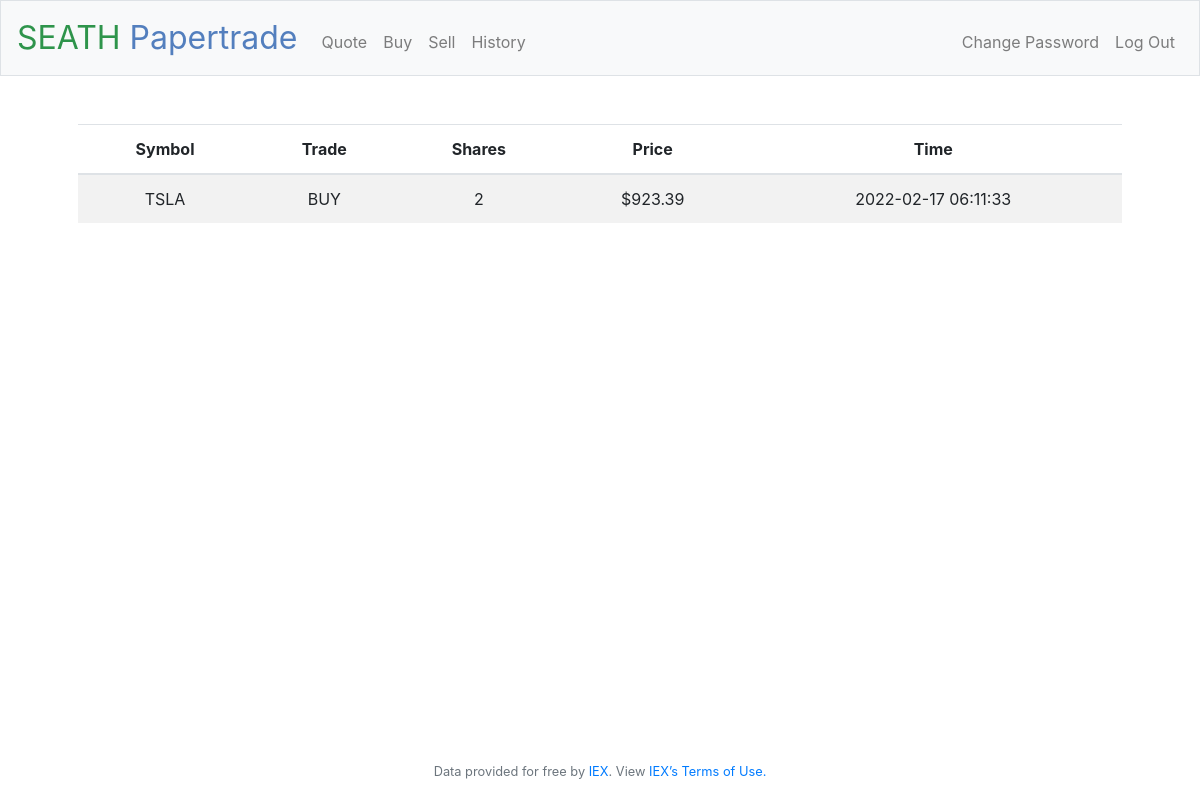
/history (signed in), run on an earlier commit of the app's database.
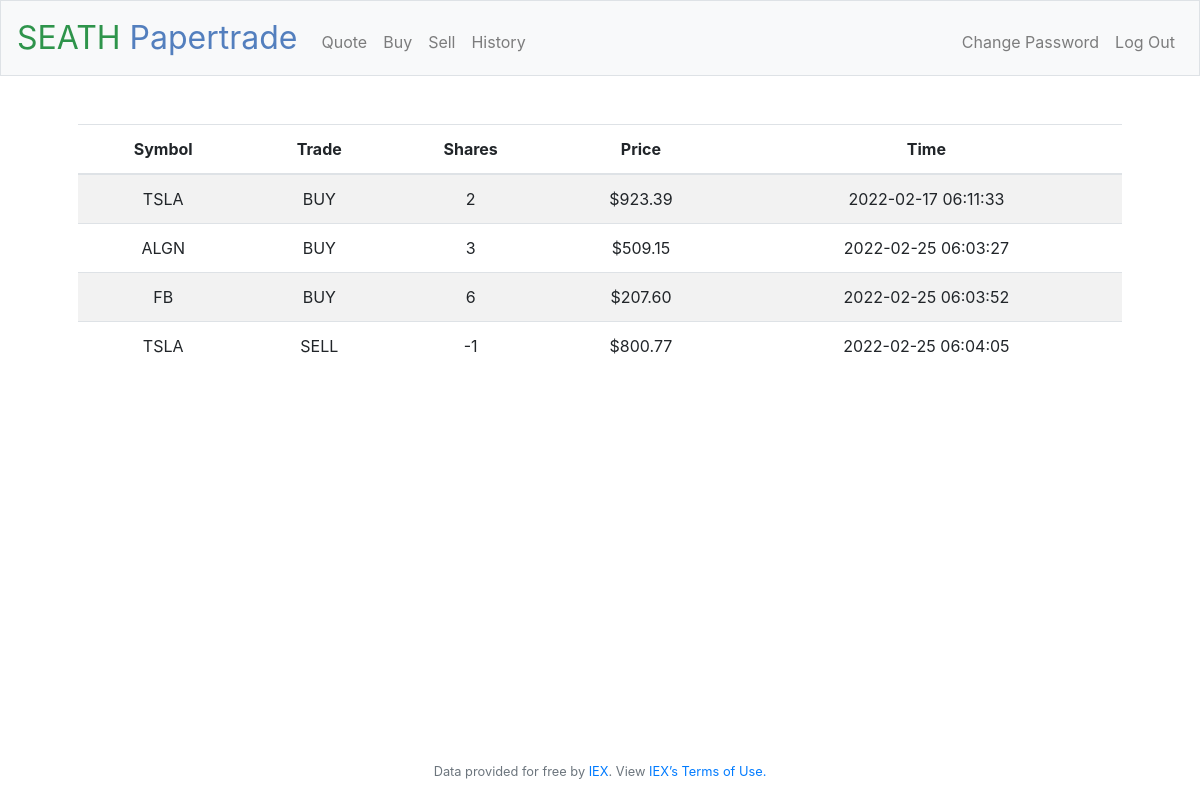
And on a later commit of the database.
### tables this page shows
CREATE TABLE portfolio (
  id INTEGER PRIMARY KEY AUTOINCREMENT,
  user_id INTEGER NOT NULL,
  stock TEXT NOT NULL,
  symbol TEXT NOT NULL,
  shares INTEGER NOT NULL,
  price NUMERIC NOT NULL,
  trade TEXT NOT NULL,
  time TIMESTAMP DEFAULT CURRENT_TIMESTAMP,
  FOREIGN KEY(user_id) REFERENCES users(id)
);

### app/routes.py (the view)
@app.route("/history")
@login_required
def history():
    user_id = session.get('user_id')
    c.execute('SELECT symbol, shares, price, trade, time FROM portfolio WHERE user_id = ?', (user_id, ))
    trade_history = c.fetchall()
    return render_template('history.html', trades=trade_history, usd=usd)

### app/__init__.py (called while the page is built)
@app.after_request
def after_request(response):
    response.headers["Cache-Control"] = "no-cache, no-store, must-revalidate"
    response.headers["Expires"] = 0
    response.headers["Pragma"] = "no-cache"
    return response

### app/models.py (called while the page is built)
def dict_factory(cursor, row):
    d = {}
    for idx, col in enumerate(cursor.description):
        d[col[0]] = row[idx]
    return d

def login_required(f):
    @wraps(f)
    def decorated_function(*args, **kwargs):
        if session.get("user_id") is None:
            return redirect("/login")
        return f(*args, **kwargs)
    return decorated_function

def usd(value):
    return f"${value:,.2f}"

### app/templates/history.html (shortened to what this page needs)
{% extends "layout.html" %}
{% block main %}
    <table class='table table-striped'>
        <thead>
            <tr>
                <th>Symbol</th>
                <th>Trade</th>
                <th>Shares</th>
                <th>Price</th>
                <th>Time</th>
            </tr>
        </thead>
        <tbody>
            {% for i in trades %}
            <tr>
                <td>{{ i['symbol'].upper() }}</td>
                <td>{{ i['trade'] }}</td>
                <td>{{ i['shares'] }}</td>
                <td>{{ usd(i['price']) }}</td>
                <td>{{ i['time'] }}</td>
            </tr>
            {% endfor %}
        </tbody>
    </table>
{% endblock %}

What changed in the data, as far as the page shows it:
added portfolio: symbol "ALGN", trade "BUY", shares "3", price "$509.15", time "2022-02-25 06:03:27"
added portfolio: symbol "FB", trade "BUY", shares "6", price "$207.60", time "2022-02-25 06:03:52"
added portfolio: symbol "TSLA", trade "SELL", shares "-1", price "$800.77", time "2022-02-25 06:04:05"
